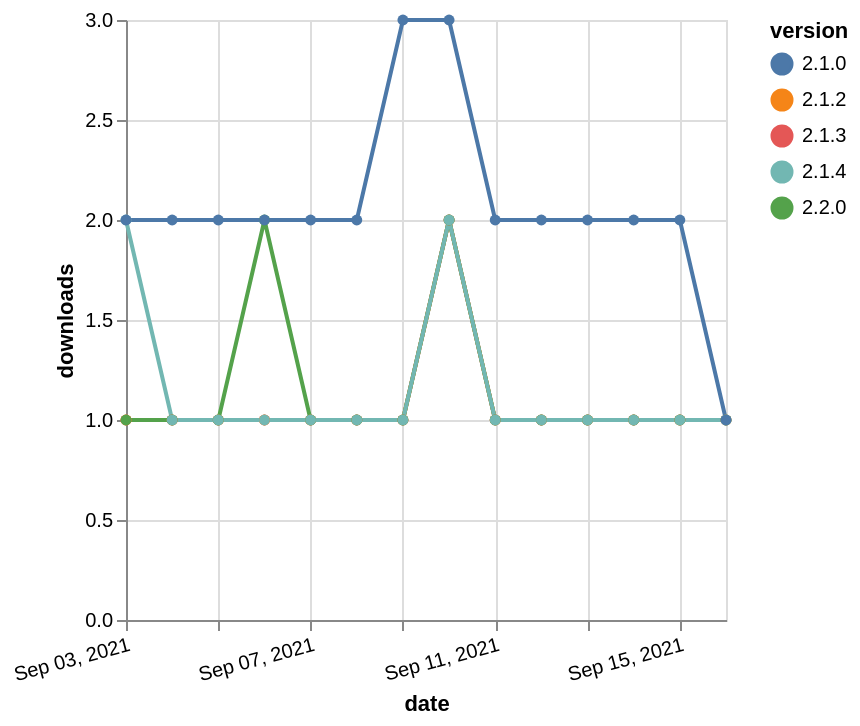

Source (Vega-Lite JSON):
### Vega-Lite specification from a JSON file in a GitHub repository (floating-point values rounded to 4 significant figures)
{"$schema": "https://vega.github.io/schema/vega-lite/v5.json", "description": "A simple bar chart with embedded data.", "data": {"values": [{"date": "2021-09-03", "total": 224, "delta": 1, "version": "2.1.3"}, {"date": "2021-09-04", "total": 225, "delta": 1, "version": "2.1.3"}, {"date": "2021-09-05", "total": 226, "delta": 1, "version": "2.1.3"}, {"date": "2021-09-06", "total": 227, "delta": 1, "version": "2.1.3"}, {"date": "2021-09-07", "total": 228, "delta": 1, "version": "2.1.3"}, {"date": "2021-09-08", "total": 229, "delta": 1, "version": "2.1.3"}, {"date": "2021-09-09", "total": 230, "delta": 1, "version": "2.1.3"}, {"date": "2021-09-10", "total": 232, "delta": 2, "version": "2.1.3"}, {"date": "2021-09-11", "total": 233, "delta": 1, "version": "2.1.3"}, {"date": "2021-09-12", "total": 234, "delta": 1, "version": "2.1.3"}, {"date": "2021-09-13", "total": 235, "delta": 1, "version": "2.1.3"}, {"date": "2021-09-14", "total": 236, "delta": 1, "version": "2.1.3"}, {"date": "2021-09-15", "total": 237, "delta": 1, "version": "2.1.3"}, {"date": "2021-09-16", "total": 238, "delta": 1, "version": "2.1.3"}, {"date": "2021-09-03", "total": 224, "delta": 1, "version": "2.1.2"}, {"date": "2021-09-04", "total": 225, "delta": 1, "version": "2.1.2"}, {"date": "2021-09-05", "total": 226, "delta": 1, "version": "2.1.2"}, {"date": "2021-09-06", "total": 227, "delta": 1, "version": "2.1.2"}, {"date": "2021-09-07", "total": 228, "delta": 1, "version": "2.1.2"}, {"date": "2021-09-08", "total": 229, "delta": 1, "version": "2.1.2"}, {"date": "2021-09-09", "total": 230, "delta": 1, "version": "2.1.2"}, {"date": "2021-09-10", "total": 232, "delta": 2, "version": "2.1.2"}, {"date": "2021-09-11", "total": 233, "delta": 1, "version": "2.1.2"}, {"date": "2021-09-12", "total": 234, "delta": 1, "version": "2.1.2"}, {"date": "2021-09-13", "total": 235, "delta": 1, "version": "2.1.2"}, {"date": "2021-09-14", "total": 236, "delta": 1, "version": "2.1.2"}, {"date": "2021-09-15", "total": 237, "delta": 1, "version": "2.1.2"}, {"date": "2021-09-16", "total": 238, "delta": 1, "version": "2.1.2"}, {"date": "2021-09-03", "total": 164, "delta": 1, "version": "2.2.0"}, {"date": "2021-09-04", "total": 165, "delta": 1, "version": "2.2.0"}, {"date": "2021-09-05", "total": 166, "delta": 1, "version": "2.2.0"}, {"date": "2021-09-06", "total": 168, "delta": 2, "version": "2.2.0"}, {"date": "2021-09-07", "total": 169, "delta": 1, "version": "2.2.0"}, {"date": "2021-09-08", "total": 170, "delta": 1, "version": "2.2.0"}, {"date": "2021-09-09", "total": 171, "delta": 1, "version": "2.2.0"}, {"date": "2021-09-10", "total": 173, "delta": 2, "version": "2.2.0"}, {"date": "2021-09-11", "total": 174, "delta": 1, "version": "2.2.0"}, {"date": "2021-09-12", "total": 175, "delta": 1, "version": "2.2.0"}, {"date": "2021-09-13", "total": 176, "delta": 1, "version": "2.2.0"}, {"date": "2021-09-14", "total": 177, "delta": 1, "version": "2.2.0"}, {"date": "2021-09-15", "total": 178, "delta": 1, "version": "2.2.0"}, {"date": "2021-09-16", "total": 179, "delta": 1, "version": "2.2.0"}, {"date": "2021-09-03", "total": 187, "delta": 2, "version": "2.1.4"}, {"date": "2021-09-04", "total": 188, "delta": 1, "version": "2.1.4"}, {"date": "2021-09-05", "total": 189, "delta": 1, "version": "2.1.4"}, {"date": "2021-09-06", "total": 190, "delta": 1, "version": "2.1.4"}, {"date": "2021-09-07", "total": 191, "delta": 1, "version": "2.1.4"}, {"date": "2021-09-08", "total": 192, "delta": 1, "version": "2.1.4"}, {"date": "2021-09-09", "total": 193, "delta": 1, "version": "2.1.4"}, {"date": "2021-09-10", "total": 195, "delta": 2, "version": "2.1.4"}, {"date": "2021-09-11", "total": 196, "delta": 1, "version": "2.1.4"}, {"date": "2021-09-12", "total": 197, "delta": 1, "version": "2.1.4"}, {"date": "2021-09-13", "total": 198, "delta": 1, "version": "2.1.4"}, {"date": "2021-09-14", "total": 199, "delta": 1, "version": "2.1.4"}, {"date": "2021-09-15", "total": 200, "delta": 1, "version": "2.1.4"}, {"date": "2021-09-16", "total": 201, "delta": 1, "version": "2.1.4"}, {"date": "2021-09-03", "total": 2050, "delta": 2, "version": "2.1.0"}, {"date": "2021-09-04", "total": 2052, "delta": 2, "version": "2.1.0"}, {"date": "2021-09-05", "total": 2054, "delta": 2, "version": "2.1.0"}, {"date": "2021-09-06", "total": 2056, "delta": 2, "version": "2.1.0"}, {"date": "2021-09-07", "total": 2058, "delta": 2, "version": "2.1.0"}, {"date": "2021-09-08", "total": 2060, "delta": 2, "version": "2.1.0"}, {"date": "2021-09-09", "total": 2063, "delta": 3, "version": "2.1.0"}, {"date": "2021-09-10", "total": 2066, "delta": 3, "version": "2.1.0"}, {"date": "2021-09-11", "total": 2068, "delta": 2, "version": "2.1.0"}, {"date": "2021-09-12", "total": 2070, "delta": 2, "version": "2.1.0"}, {"date": "2021-09-13", "total": 2072, "delta": 2, "version": "2.1.0"}, {"date": "2021-09-14", "total": 2074, "delta": 2, "version": "2.1.0"}, {"date": "2021-09-15", "total": 2076, "delta": 2, "version": "2.1.0"}, {"date": "2021-09-16", "total": 2077, "delta": 1, "version": "2.1.0"}]}, "width": "container", "mark": {"type": "line", "point": {"filled": true}}, "encoding": {"x": {"field": "date", "type": "temporal", "timeUnit": "yearmonthdate", "title": "date", "axis": {"labelAngle": -15}}, "y": {"field": "delta", "type": "quantitative", "title": "downloads"}, "color": {"field": "version", "type": "nominal"}, "tooltip": {"field": "delta"}}}
